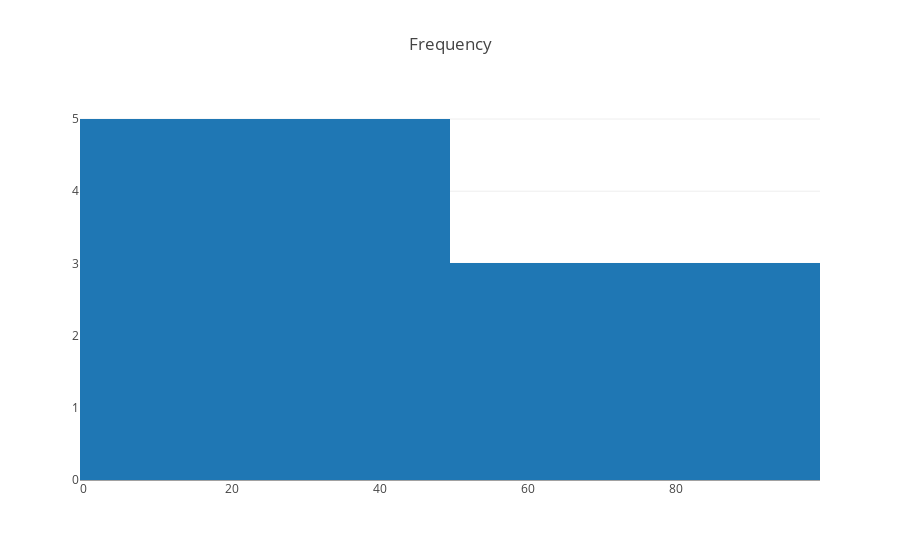

The notebook cell saved with this chart:
### Code cell
plot_data = [
    go.Histogram(
    x=user.query('Frequency < 1000')['Frequency']
    )
]

plot_layout = go.Layout(
    title='Frequency'
)
fig = go.Figure(data=plot_data, layout=plot_layout)
pyoff.iplot(fig)

### Figure 1 — Plotly figure (JSON) as saved in the notebook; plotly's stock layout.template omitted (floating-point values rounded to 4 significant figures)
{"data": [{"type": "histogram", "uid": "fa9b901a-0a81-4818-af63-d2a6191833fa", "x": [2, 51, 67, 20, 95, 4, 21, 26]}], "layout": {"title": {"text": "Frequency"}}}
